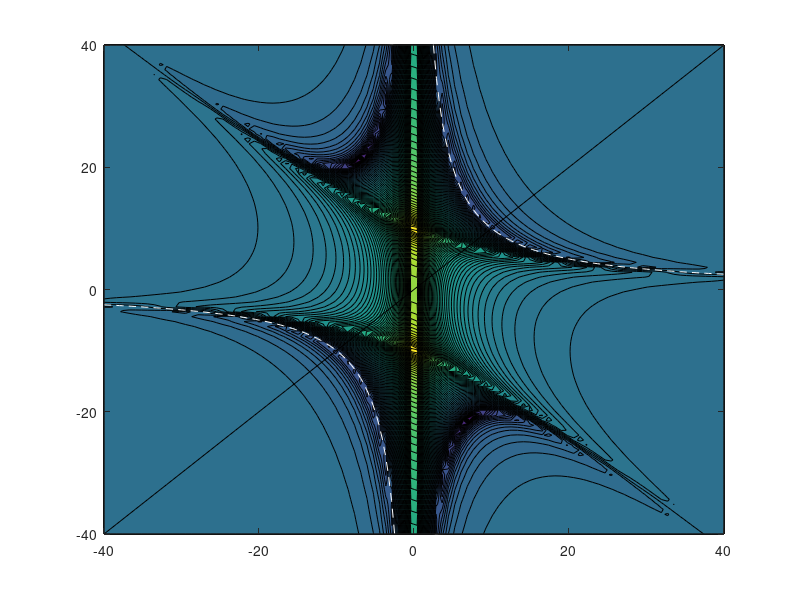

Recreate this plot in MATLAB. (Note: this script raises an error after producing the figure.)
k=1;
gamma=k;
eps = 0.01;
I = sqrt(-1);

%g2 as function of detuning, strong coupling
daA=linspace(-40,40)';
doA=daA';
dap = daA - I*k/2;
dop = doA - I*gamma/2;
g = 10;
C1gA = (eps*dop)./(g^2 - dap.*dop);
C2gA = (eps^2*((dap + dop).*dop + g^2))./(sqrt(2)*(dap.*dop - g^2).*((dap + dop).*dap - g^2));
g2A = (2*abs(C2gA).^2)./abs(C1gA).^4;
lg2A = log10(g2A);

%g2 as function of detuning, weak coupling
daB=linspace(-1,1)';
doB=daB';
dap = daB - I*k/2;
dop = doB - I*gamma/2;
g = 1/sqrt(2);
C1gB = (eps*dop)./(g^2 - dap.*dop);
C2gB = (eps^2*((dap + dop).*dop + g^2))./(sqrt(2)*(dap.*dop - g^2).*((dap + dop).*dap - g^2));
g2B = (2*abs(C2gB).^2)./abs(C1gB).^4;
lg2B = (g2B);

daC=linspace(-2,2)';
doC=daC';
dap = daC - I*k/2;
dop = doC - I*gamma/2;
g = 1;
C1gC = (eps*dop)./(g^2 - dap.*dop);
C2gC = (eps^2*((dap + dop).*dop + g^2))./(sqrt(2)*(dap.*dop - g^2).*((dap + dop).*dap - g^2));
g2C = (2*abs(C2gC).^2)./(abs(C1gC).^4);
lg2C = (g2C);

%plot g2
figure;
[c,h] = contourf(doA,daA,lg2A,100);
hold on;
plot(linspace(-40,-0.5), 10^2./linspace(-40,-0.5),'w--')
plot(linspace(0.5,40), 10^2./linspace(0.5,40),'w--')
plot(doA,doA,'k')
hold off;
set(h, 'edgecolor','none');
xlabel('\Delta_0 / \gamma')
ylabel('\Delta_a / \gamma')
title('log_{10} g^2(0), g=10\gamma')
xlim([-40,40])
ylim([-40,40])
colorbar;

figure;
lg2B(lg2B<0)=0; 
zmin=-2;
zmax=7;
zinc=0.001;                                      
zlev=zmin:zinc:zmax;
[cB,hB] = contourf(doB,daB,lg2B,1000);
set(hB, 'edgecolor','none');
title('g^2(0), g=2\surd{2}\gamma')
xlabel('\Delta_0 / \gamma')
ylabel('\Delta_a / \gamma')
yticks([-1 -0.5 0 0.5 1])
xticks([-1 -0.5 0 0.5 1])
colorbar;

figure;
lg2C(lg2C<0)=0;
zmin=0;
zmax=7;
zinc=0.001;                                      
zlev=zmin:zinc:zmax;
[cC,hC] = contourf(doC,daC,lg2C,200);
set(hC, 'edgecolor','none');
title('g^2(0), g=1\gamma')
xlabel('\Delta_0 / \gamma')
ylabel('\Delta_a / \gamma')
yticks([-2 -1 0 1 2])
xticks([-2 -1 0 1 2])
colorbar;

%transmission
% dc = 50:-0.5:-50;
% g = 25.3;
% k = 4.1;
% gamma = 2.6;
% 
% figure;
% detundiff = [0,11,23];
% for k = 1:length(detundiff)
%     da = detundiff(k) - dc;
%     T = (abs((k*(gamma+I*da)./((k+I*-dc).*(gamma+I*da)+g^2)))).^2;
%     plot(dc,T)
%     hold on;
% end
% legend('0 MHz', '11 MHz', '23 MHz')
